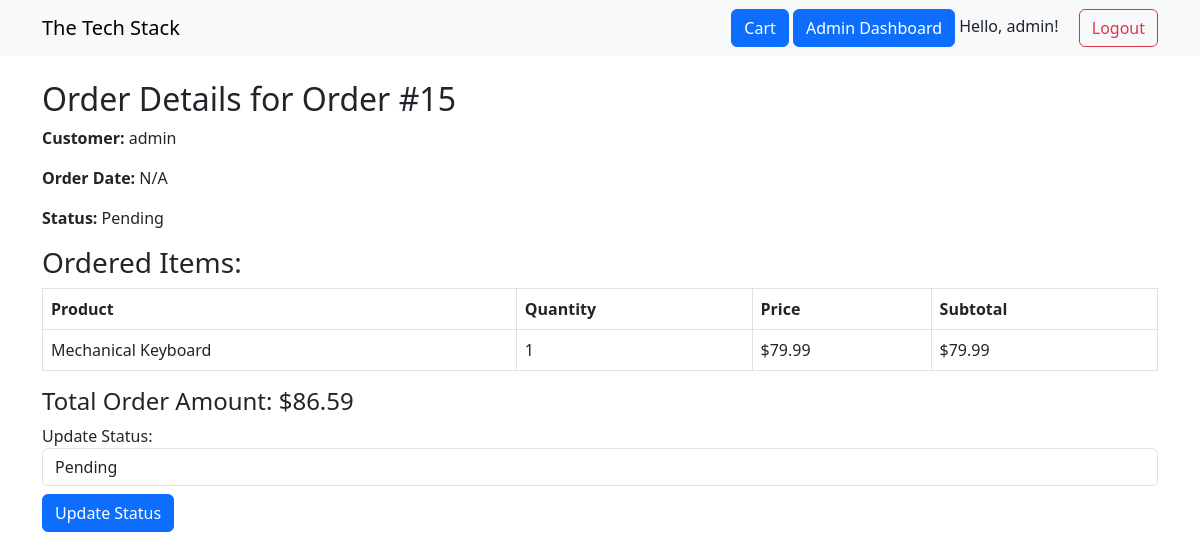
The app's page /admin/view_order/15 (signed in), older data.
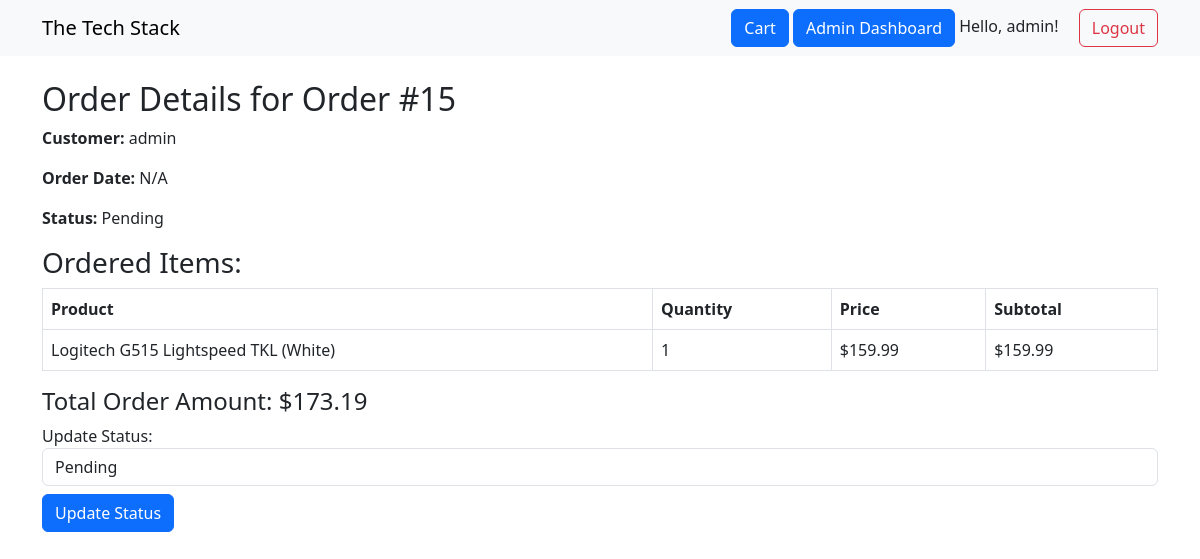
The same page, newer data.
### app/models.py (models this page shows)
class OrderItem(db.Model):
    id = db.Column(db.Integer, primary_key=True)
    order_id = db.Column(db.Integer, db.ForeignKey('order.id'), nullable=False)
    product_id = db.Column(db.Integer, db.ForeignKey('product.id'), nullable=False)
    quantity = db.Column(db.Integer, nullable=False)
    unit_price = db.Column(db.Float, nullable=False)
    price = db.Column(db.Float)
    product = db.relationship('Product')

class Product(db.Model):
    id = db.Column(db.Integer, primary_key=True)
    name = db.Column(db.String(120), nullable=False)
    description = db.Column(db.Text, nullable=True)
    price = db.Column(db.Float, nullable=False)
    quantity = db.Column(db.Integer, nullable=False)
    image_filename = db.Column(db.String(200), nullable=True)
    on_sale = db.Column(db.Boolean, default=False)
    image_url = db.Column(db.String(255))

### app/routes/admin_routes.py (the view)
    def wrapper(*args, **kwargs):
        if not current_user.is_authenticated or not current_user.is_admin:
            flash("Access denied: Admins only.")
            return redirect(url_for('products.index'))
        return func(*args, **kwargs)

### app/models.py (called while the page is built)
@login_manager.user_loader
def load_user(user_id):
    return User.query.get(int(user_id))

### app/routes/admin_routes.py (called while the page is built)
def admin_required(func):
    def wrapper(*args, **kwargs):
        if not current_user.is_authenticated or not current_user.is_admin:
            flash("Access denied: Admins only.")
            return redirect(url_for('products.index'))
        return func(*args, **kwargs)
    wrapper.__name__ = func.__name__
    return login_required(wrapper)

### app/templates/admin/view_order.html (shortened to what this page needs)
{% extends 'layout.html' %}
{% block content %}
<div class="container mt-4">
  <h2>Order Details for Order #{{ order.id }}</h2>
  <p><strong>Customer:</strong> {{ order.user.username }}</p>
  <p><strong>Order Date:</strong>
    {% if order.order_date %}
        {{ order.order_date.strftime('%Y-%m-%d') }}
    {% else %}
        N/A
    {% endif %}
</p>
  <p><strong>Status:</strong> {{ order.status }}</p>
  <h3>Ordered Items:</h3>
  <table class="table table-bordered">
    <thead>
      <tr>
        <th>Product</th>
        <th>Quantity</th>
        <th>Price</th>
        <th>Subtotal</th>
      </tr>
    </thead>
    <tbody>
      {% for item in order_items %}
      <tr>
        <td>{{ item.product.name }}</td>
        <td>{{ item.quantity }}</td>
        <td>${{ item.product.price }}</td>
        <td>${{ item.product.price * item.quantity }}</td>
      </tr>
      {% endfor %}
    </tbody>
  </table>
  <h4>Total Order Amount: ${{ total_price }}</h4>
  <form method="POST" action="{{ url_for('admin.update_order_status', id=order.id) }}">
    <label for="status">Update Status:</label>
    <select name="status" id="status" class="form-control">
      <option value="Pending" {% if order.status == 'Pending' %}selected{% endif %}>Pending</option>
    </select>
    <button type="submit" class="btn btn-primary mt-2">Update Status</button>
  </form>
</div>
{% endblock %}

Row changes from the older to the newer data that the page shows:
changed through a linked row, OrderItem: product.name "Mechanical Keyboard" → "Logitech G515 Lightspeed TKL (White)"; product.price "79.99" → "159.99"; item.product.price*item.quantity "79.99" → "159.99"
Text that changed along with them:
{{ total_price }}: "86.59" → "173.19"
